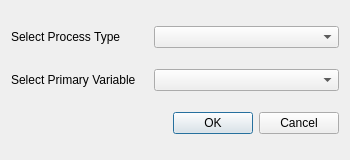
<?xml version="1.0" encoding="UTF-8"?>
<ui version="4.0">
 <class>NewProcess</class>
 <widget class="QDialog" name="NewProcess">
  <property name="geometry">
   <rect>
    <x>0</x>
    <y>0</y>
    <width>350</width>
    <height>160</height>
   </rect>
  </property>
  <property name="windowTitle">
   <string>Create new process...</string>
  </property>
  <layout class="QGridLayout" name="gridLayout">
   <property name="horizontalSpacing">
    <number>18</number>
   </property>
   <item row="2" column="3">
    <widget class="QDialogButtonBox" name="buttonBox">
     <property name="orientation">
      <enum>Qt::Horizontal</enum>
     </property>
     <property name="standardButtons">
      <set>QDialogButtonBox::Cancel|QDialogButtonBox::Ok</set>
     </property>
    </widget>
   </item>
   <item row="1" column="2">
    <widget class="QLabel" name="pvLabel">
     <property name="text">
      <string>Select Primary Variable</string>
     </property>
    </widget>
   </item>
   <item row="1" column="3">
    <widget class="QComboBox" name="pvTypeBox"/>
   </item>
   <item row="0" column="2">
    <widget class="QLabel" name="processLabel">
     <property name="text">
      <string>Select Process Type</string>
     </property>
    </widget>
   </item>
   <item row="0" column="3">
    <widget class="QComboBox" name="processTypeBox"/>
   </item>
  </layout>
 </widget>
 <resources/>
 <connections>
  <connection>
   <sender>buttonBox</sender>
   <signal>accepted()</signal>
   <receiver>NewProcess</receiver>
   <slot>accept()</slot>
   <hints>
    <hint type="sourcelabel">
     <x>248</x>
     <y>254</y>
    </hint>
    <hint type="destinationlabel">
     <x>157</x>
     <y>274</y>
    </hint>
   </hints>
  </connection>
  <connection>
   <sender>buttonBox</sender>
   <signal>rejected()</signal>
   <receiver>NewProcess</receiver>
   <slot>reject()</slot>
   <hints>
    <hint type="sourcelabel">
     <x>316</x>
     <y>260</y>
    </hint>
    <hint type="destinationlabel">
     <x>286</x>
     <y>274</y>
    </hint>
   </hints>
  </connection>
 </connections>
</ui>
